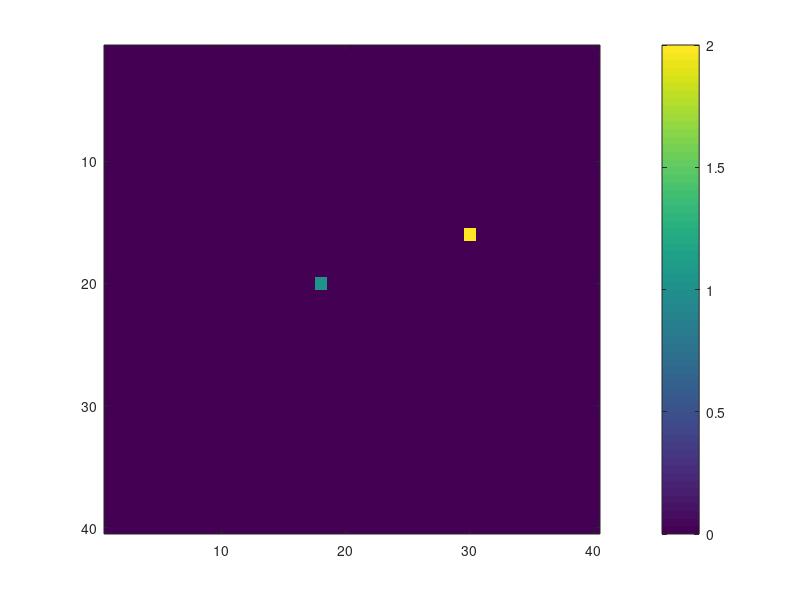

The MATLAB script that drew this image: (Note: this script raises an error after producing the figure.)
clear all;
%input grid number
n = 40;
p = 0.001;
q = 0.01;
I = zeros(n); %create grid
imagesc(I);
initial_x = randperm(n,2);
initial_y = randperm(n,2);


%1, sharing person
I(initial_x(1),initial_y(1)) = 1;
%2. bored person
I(initial_x(2),initial_y(2)) = 2;

t = 0;

%v = VideoWriter('memes_3_t1000.avi');
%v.FrameRate = 10;
%open(v);
%figure('position', [0, 0, 700, 600])
imagesc(I);
caxis([0 2]);
colorbar('Ticks',[0,1,2],'TickLabels',{'rest','sharing','bored'},'FontSize',14)
title(sprintf('Simulation of spread of meme at t =  %s', string(t)),'FontSize',16)
%axis tight manual 
%set(gca,'nextplot','replacechildren'); 
%frame = getframe(gcf);
%writeVideo(v,frame);


waitforbuttonpress;

for t = 1:100
    I = transit_meme(n,I,p,q);

    %figure('position', [0, 0, 700, 600])
    imagesc(I);
    caxis([0 2]);
    colorbar('Ticks',[0,1,2],'TickLabels',{'rest','sharing','bored'},'FontSize',14)
    title(sprintf('Simulation of spread of meme at t =  %s', string(t)),'FontSize',16)

    %frame = getframe(gcf);
    %writeVideo(v,frame);
    
    pause(0.01)

    
end
    
%close(v)
    
fig1 = imagesc(I);


saveas(fig1,'mycell_automatat100.png');
caxis([0 2]);
colorbar('Ticks',[0,1,2],'TickLabels',{'rest','sharing','bored'},'FontSize',14)
title(sprintf('Simulation of spread of meme at t =  %s', string(t)),'FontSize',16)
saveas(fig1,'memegrid100.png');




           



